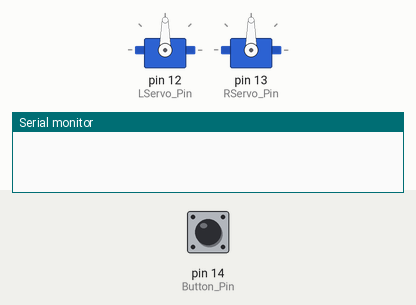
The sketch below on a simulated Arduino Uno, built with avr-gcc and run on an emulated ATmega328P. Parts: 2 × servo, the last lines printed to the serial monitor. The inputs (shaded band) are chosen by the test bench; at power-on: pin 14 (Button_Pin) HIGH.

Above: at 1.2 s.
1.3 s: pin 14 (Button_Pin) pulled LOW for 1 s
At 3.3 s:
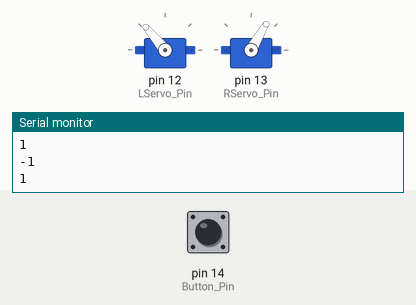
3.8 s: pin 14 (Button_Pin) pulled LOW for 0.15 s
At 4.6 s:
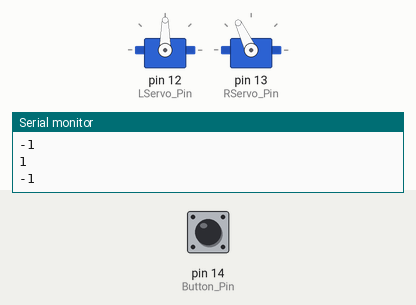
5.4 s: pin 14 (Button_Pin) pulled LOW for 3.2 s
At 5.6 s:
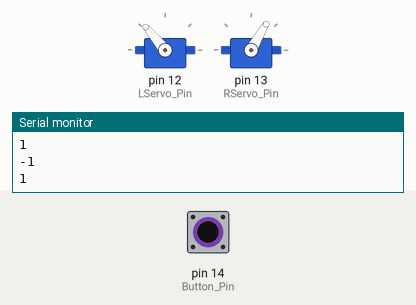
Timing chart, 0 to 9.7 s (numbered marks = the images above; inputs shaded):
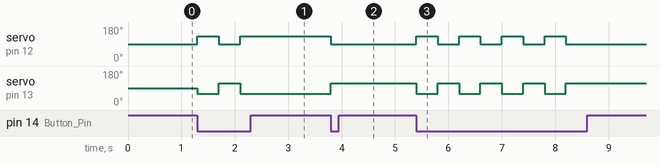

Measured:
- after the input at 1.3 s, servo on pin 12 (LServo_Pin): 90° → 130° at once, → 90° 0.40 s later, → 130° 0.40 s later; servo on pin 13 (RServo_Pin): 90° → 60° at once, → 115° 0.40 s later, → 60° 0.40 s later
- after the input at 3.8 s, servo on pin 12 (LServo_Pin): 130° → 90° at once; servo on pin 13 (RServo_Pin): 60° → 115° at once
- after the input at 5.4 s, servo on pin 12 (LServo_Pin): alternates 130° for 0.40 s and 90° for 0.40 s, 8 changes in all, then stays 90°, starting at once; servo on pin 13 (RServo_Pin): alternates 115° for 0.40 s and 60° for 0.40 s, 8 changes in all, then stays 115°, starting at once

The sketch:

Servo_shooter.ino
```cpp
#include <Servo.h>

#define Button_Pin 14 // GIOP21 pin connected to button
#define LServo_Pin 12 //GPIO 12 Left servo pin
#define RServo_Pin 13 //GPIO 13 Right servo pin

// Variables will change:
int buttonState;
//int lastState = 1; // the previous state from the input pin
//int currentState = 1;     // the current reading from the input pin
//int tempState;
bool state = false;

Servo LServo;
Servo RServo;

void setup() {
  Serial.begin(9600);
  // initialize the pushbutton pin as an pull-up input
  pinMode(Button_Pin, INPUT_PULLUP);
  LServo.attach(LServo_Pin);
  RServo.attach(RServo_Pin);

}

void loop() {
  // read the state of the switch/button:
  buttonState = digitalRead(Button_Pin);

  if (buttonState != HIGH){
  state = !state;
    if(state == true){
      Serial.println("1");
      LServo.write(130);
      RServo.write(60);
      delay (400);

    }
    if(state == false){
      Serial.println("-1");
      LServo.write(90);
      RServo.write(115);
      delay (400);
    }
  }


  /*if(lastState == LOW && currentState == HIGH){
    Serial.println("The state changed from LOW to HIGH");
    LServo.write(130);
    RServo.write(60);
    delay (1000);
    LServo.write(80);
    RServo.write(115);
    delay (1000);
  }*/

  // save the last state
  //lastState = currentState;
}
```
